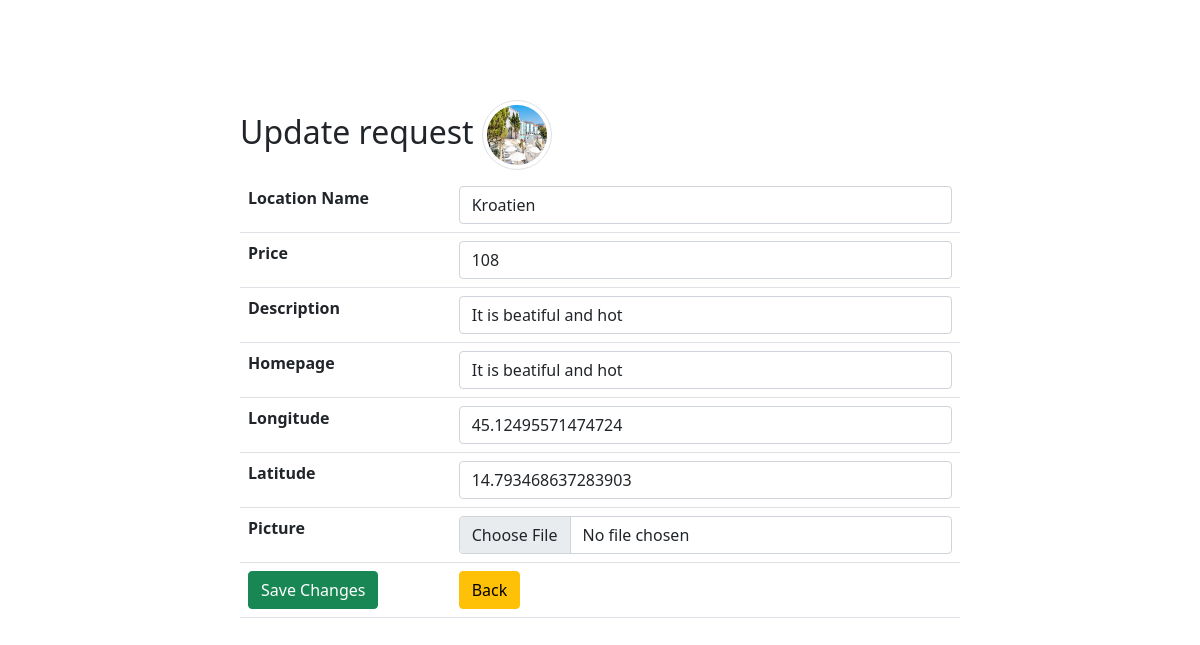
Screenshot of /update.php?id=13 with the database file from the repository.
### tables this page shows
CREATE TABLE `location` (
  `id` int(11) NOT NULL,
  `picture` varchar(500) NOT NULL,
  `locationName` varchar(100) NOT NULL,
  `price` decimal(10,0) NOT NULL,
  `description` varchar(500) NOT NULL,
  `longitude` varchar(500) NOT NULL,
  `latitude` varchar(500) NOT NULL,
  `homepage` varchar(500) NOT NULL
);

### update.php (the view, shortened to what this page needs)
<?php
require_once 'actions/db_connect.php';
if ($_GET['id']) {
    $id = $_GET['id'];
    $sql = "SELECT * FROM location WHERE id = {$id}";
    $result = mysqli_query($connect, $sql);
    if (mysqli_num_rows($result) == 1) {
        $data = mysqli_fetch_assoc($result);
        $locationName = $data['locationName'];
        $price = $data['price'];
        $description = $data['description'];
        $longitude = $data['longitude'];
        $latitude = $data['latitude'];
        $picture = $data['picture'];
    } else {
        header("location: error.php");
    }
} else {
    header("location: error.php");
}
?>
<!DOCTYPE html>
<html>
    <head>
        <?php require_once 'components/boot.php'?>
    </head>
    <body>
        <fieldset>
            <legend class='h2'>Update request <img class='img-thumbnail rounded-circle' src='pictures/<?php echo $picture ?>' alt="<?php echo $locationName ?>"></legend>
            <form action="actions/a_update.php"  method="post" enctype="multipart/form-data">
                <table class="table">
                    <tr>
                        <th>Location Name</th>
                        <td><input class="form-control" type="text"  name="locationName" placeholder ="Location Name" value="<?php echo $locationName ?>"/></td>
                    </tr>
                    <tr>
                        <th>Price</th>
                        <td><input class="form-control" type= "number" name="price" step="any"  placeholder="Price" value ="<?php echo $price ?>" /></td>
                    </tr>
                    <tr>
                        <th>Description</th>
                        <td><input class="form-control" type="text"  name="description" placeholder ="Description" value="<?php echo $description ?>"/></td>
                    </tr>
                    <tr>
                        <th>Homepage</th>
                        <td><input class="form-control" type="text"  name="homepage" placeholder ="Homepage" value="<?php echo $description ?>"/></td>
                    </tr>
                    <tr>
                        <th>Longitude</th>
                        <td><input class="form-control" type="text"  name="longitude" placeholder ="Longitude" value="<?php echo $longitude ?>"/></td>
                    </tr>
                    <tr>
                        <th>Latitude</th>
                        <td><input class="form-control" type="text"  name="latitude" placeholder ="Latitude" value="<?php echo $latitude ?>"/></td>
                    </tr>
                    <tr>
                        <th>Picture</th>
                        <td><input class="form-control" type="file" name= "picture" /></td>
                    </tr>
                    <tr>
                        <td><button class="btn btn-success" type= "submit">Save Changes</button></td>
                        <td><a href= "index.php"><button class="btn btn-warning" type="button">Back</button></a></td>
                    </tr>
                </table>
            </form>
        </fieldset>
    </body>
</html>

### update.php (style rules this page uses)
fieldset { margin: auto; margin-top: 100px; width: 60% ; }
.img-thumbnail { width: 70px !important; height: 70px !important; }

### rows the page displays
location: picture (picture), locationName "Kroatien", price "108", description "It is beatiful and hot", homepage "It is beatiful and hot", longitude "45.12495571474724", latitude "14.793468637283903"
